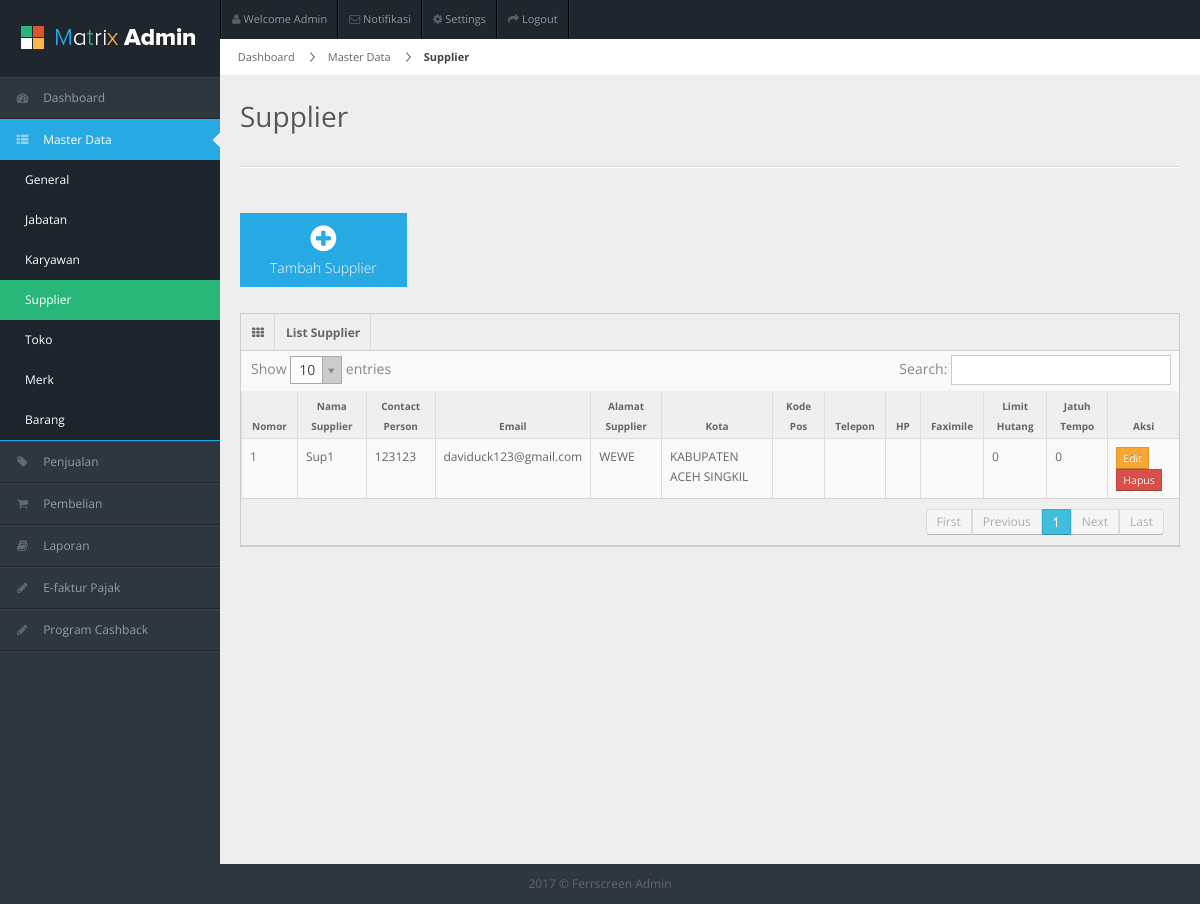
Page /index.php/supplier on the committed database.
### tables this page shows
CREATE TABLE `supplier` (
  `id` int(11) NOT NULL,
  `email` varchar(255) DEFAULT NULL,
  `nama` varchar(255) NOT NULL,
  `contact_person` varchar(255) DEFAULT NULL,
  `alamat` text NOT NULL,
  `kode_pos` varchar(25) DEFAULT NULL,
  `telp` varchar(25) DEFAULT NULL,
  `hp` varchar(25) DEFAULT NULL,
  `fax` varchar(25) DEFAULT NULL,
  `limit_hutang` int(11) DEFAULT NULL,
  `jatuh_tempo` int(11) DEFAULT NULL,
  `is_aktif` enum('0','1') NOT NULL COMMENT '0 = not aktif, 1 = aktif',
  `id_kota` int(11) DEFAULT NULL,
  `created_at` datetime NOT NULL
);

CREATE TABLE `kota` (
  `id` int(11) NOT NULL,
  `id_provinsi` char(2) NOT NULL,
  `nama` varchar(255) NOT NULL
);

### application/controllers/Supplier.php (called while the page is built, shortened)
<?php
class Supplier extends CI_Controller {
	public function __construct(){
	 	$this->load->model('Supplier_Model');
	 	$this->load->model('Kota_Model');
    }
	public function index()
	{
		$dataMenu = array(
	        'menuAktif' => "masterdata",
	        'subMenu' => "supplier"
		);
		$dataSupplier = $this->Supplier_Model->get_allSupplier();
		$data = array(
	        'dataSupplier' => $dataSupplier
		);
		$this->load->view('header');
		$this->load->view('sidebar',$dataMenu);
		$this->load->view('MasterData/Supplier/v_supplier',$data);
	}
}

### index.php (called while the page is built, shortened)
<?php
require_once BASEPATH.'core/CodeIgniter.php';

### application/models/Supplier_Model.php (called while the page is built, shortened)
<?php
class Supplier_Model extends CI_Model {
    public function get_allSupplier(){
        $sql = "SELECT c.*, k.nama as nama_kota
                FROM supplier c, kota k
                WHERE c.id_kota = k.id AND c.is_aktif = ?
                ORDER BY c.nama ASC";
        $result = $this->db->query($sql, array("1"));
        return $result->result_array();
    }
}

### application/views/MasterData/Supplier/v_supplier.php (the view, shortened to what this page needs)
<div id="content">
  <div id="content-header">
    <div id="breadcrumb">
      <a href="<?php echo base_url();?>dashboard" title="Go to Home" class="tip-bottom">
        Dashboard
      </a>
      <a href="#" class="">
        Master Data
      </a>
      <a href="#" class="current">
        Supplier
      </a>
    </div>
    <h1>Supplier</h1>
  </div>
  <div class="container-fluid">
    <hr>
    <div class="quick-actions_homepage">
      <ul class="quick-actions">
        <li class="bg_lb">
          <a href="<?php echo base_url();?>supplier/tambahSupplier">
            <i class="icon-plus-sign"></i>
            Tambah Supplier
          </a>
        </li>
      </ul>
    </div>
    <div class="row-fluid">
      <div class="span12">
      <div class="widget-box">
          <div class="widget-title">
            <span class="icon"><i class="icon-th"></i></span>
            <span class="icon"><b>List Supplier</b></span>
          </div>
          <div class="widget-content nopadding">
            <table class="table table-bordered data-table">
              <thead>
                <tr>
                  <th>Nomor</th>
                  <th>Nama Supplier</th>
                  <th>Contact Person</th>
                  <th>Email</th>
                  <th>Alamat Supplier</th>
                  <th>Kota</th>
                  <th>Kode Pos</th>
                  <th>Telepon</th>
                  <th>HP</th>
                  <th>Faximile</th>
                  <th>Limit Hutang</th>
                  <th>Jatuh Tempo</th>
                  <th>Aksi</th>
                </tr>
              </thead>
              <tbody>
              <?php
                if(isset($dataSupplier))
                {
                    $number=1;
                    foreach ($dataSupplier as $supplier)
                    {
                      echo ' <tr class="gradeX">
                                <td>'.$number.'</td>
                                <td>'.$supplier["nama"].'</td>
                                <td>'.$supplier["contact_person"].'</td>
                                <td>'.$supplier["email"].'</td>
                                <td>'.$supplier["alamat"].'</td>
                                <td>'.$supplier["nama_kota"].'</td>
                                <td>'.$supplier["kode_pos"].'</td>
                                <td>'.$supplier["telp"].'</td>
                                <td>'.$supplier["hp"].'</td>
                                <td>'.$supplier["fax"].'</td>
                                <td>'.$supplier["limit_hutang"].'</td>
                                <td>'.$supplier["jatuh_tempo"].'</td>
                                <td class="center">
                                    <a href="'.base_url().'supplier/editsupplier/'.$supplier["id"].'" class="btn btn-warning btn-mini" role="button">Edit</a>
                                    <a href="#deleteData'.$supplier["id"].'" data-toggle="modal" class="btn btn-danger btn-mini" role="button">Hapus</a>
                                    <div id="deleteData'.$supplier["id"].'" class="modal hide" aria-hidden="true" style="display: none;">
                                      <div class="modal-header">
                                        <button data-dismiss="modal" class="close" type="button">×</button>
                                        <h3>Hapus Data</h3>
                                      </div>
                                      <div class="modal-body">
                                        <p>Apakah kamu ingin menghapus data '.$supplier["nama"].'?</p>
                                      </div>
                                      <div class="modal-footer">
                                        <a class="btn btn-primary" href="'.base_url().'supplier/hapusSupplier/'.$supplier["id"].'" name="btnHapus">Hapus</a>
                                        <a data-dismiss="modal" class="btn" href="#">Cancel</a>
                                      </div>
                                    </div>
                                </td>
                              </tr>';
                      $number++;
                    }
                  }
              ?>
              </tbody>
            </table>
          </div>
        </div>
      </div>
    </div>
  </div>
</div>
<div class="row-fluid">
  <div id="footer" class="span12"> 2017 &copy; Ferrscreen Admin</div>
</div>
</body>
</html>

### assets/css/matrix-style.css (style rules this page uses)
* { outline:none !important; -moz-outline: none !important; }
html, body { height:100% }
body { overflow-x: hidden; margin-top: -10px; font-family: 'Open Sans', sans-serif; font-size:12px; color:#666; }
a { color:#666; }
select, textarea, input[type="text"], input[type="password"], input[type="datetime"], input[type="datetime-local"], input[type="date"], input[type="month"], input[type="time"], input[type="week"], input[type="number"], input[type="email"], input[type="url"], input[type="search"], input[type="tel"], input[type="color"], .uneditable-input, .label, .dropdown-menu, .btn, .well, .progress, .table-bordered, .btn-group > .btn:first-child, .btn-group > .btn:last-child, .btn-group > .btn:last-child, .btn-group > .dropdown-toggle, .alert { border-radius:0px; }
.btn, textarea, input[type="text"], input[type="password"], input[type="datetime"], input[type="datetime-local"], input[type="date"], input[type="month"], input[type="time"], input[type="week"], input[type="number"], input[type="email"], input[type="url"], input[type="search"], input[type="tel"], input[type="color"], .uneditable-input { box-shadow:none; }
.progress, .progress-success .bar, .progress .bar-success, .progress-warning .bar, .progress .bar-warning, .progress-danger .bar, .progress .bar-danger, .progress-info .bar, .progress .bar-info, .btn, .btn-primary { background-image:none; }
#footer { padding:10px; text-align:center; }
hr { border-top-color:#dadada; }
.bg_lb { background:#27a9e3; }
#content { background: none repeat scroll 0 0 #eeeeee; margin-left: 220px; margin-right: 0; padding-bottom: 25px; position: relative; min-height:100%; width: auto; }
#content-header { position: abslute; width: 100%; margin-top: -38px; z-index: 20; }
#content-header h1 { color: #555555; font-size: 28px; font-weight: normal; float: none; text-shadow: 0 1px 0 #ffffff; margin-left: 20px; position: relative; }
#content-header h1, #content-header .btn-group { margin-top: 20px; }
#breadcrumb { background-color: #fff; border-bottom: 1px solid #e3ebed; }
#breadcrumb a { padding: 8px 20px 8px 10px; display: inline-block; background-image: url('../img/breadcrumb.png'); background-position: center right; background-repeat: no-repeat; font-size: 11px; color: #666666; }
#breadcrumb a:last-child { background-image:none; }
#breadcrumb a.current { font-weight: bold; color: #444444; }
.quick-actions_homepage { width:100%; text-align:center; position:relative; float:left; margin-top:10px; }
.stat-boxes, .quick-actions, .quick-actions-horizontal, .stats-plain { display: block; list-style: none outside none; margin: 15px 0; text-align: center; }
.quick-actions_homepage .quick-actions li { position:relative; }
.stat-boxes li, .quick-actions li, .quick-actions-horizontal li { float: left; line-height: 18px; margin: 0 10px 10px 0px; padding: 0 10px; }
.quick-actions li { min-width:14%; min-height:70px; }
.quick-actions li, .quick-actions-horizontal li { padding: 0; }
.quick-actions li a { padding:10px 30px; }
.quick-actions li a, .quick-actions-horizontal li a { display: block; color: #fff; font-size:14px; font-weight:lighter; }
.quick-actions li a i[class^="icon-"], .quick-actions li a i[class*=" icon-"] { font-size:30px; display: block; margin: 0 auto 5px; }
.stat-boxes .peity_bar_good, .stat-boxes .peity_line_good, { color: #459D1C; }
.widget-box { background: none repeat scroll 0 0 #F9F9F9; border-left: 1px solid #CDCDCD; border-top: 1px solid #CDCDCD; border-right: 1px solid #CDCDCD; clear: both; margin-top: 16px; margin-bottom: 16px; position: relative; }
.widget-title, .modal-header, .table th, div.dataTables_wrapper .ui-widget-header { background:#efefef; border-bottom: 1px solid #CDCDCD; height: 36px; }
.widget-title span.icon { padding: 9px 10px 7px 11px; float: left; border-right:1px solid #dadada; }
.widget-content { padding:15px; border-bottom: 1px solid #cdcdcd; }
.table th { height: auto; font-size: 10px; padding: 5px 10px 2px; border-bottom: 0; text-align: center; color: #666666; }
.nopadding { padding: 0 !important; }
.nopadding .table { margin-bottom: 0; }
.nopadding .table-bordered { border: 0; }

### assets/css/matrix-media.css (style rules this page uses)
body { background:#2E363F; }

### rows in the picture
supplier: nama "Sup1", contact_person "123123", email "daviduck123@gmail.com", alamat "WEWE", id_kota.nama "KABUPATEN ACEH SINGKIL", limit_hutang "0", jatuh_tempo "0"
